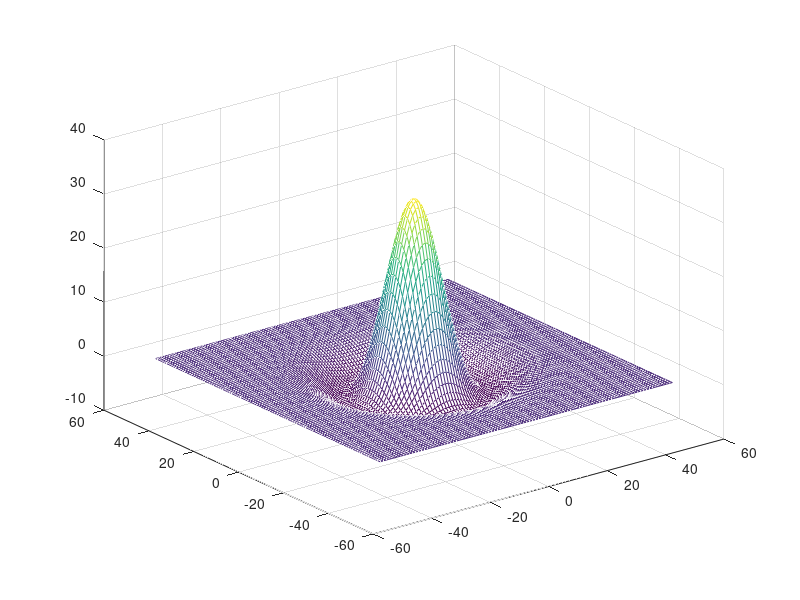

Here is the MATLAB script that generated this plot:
%sigma is the standard deviation of a gaussian distribution
sigma = 10

[x,y] = meshgrid(-50:1:50);
psi = (1 / (pi/sigma^2)) * (1 - (x.^2 + y.^2) ./ (2 * sigma^2))' .* exp(-(x.^2 + y.^2) / (2 * sigma^2))
mesh(x,y,psi)
